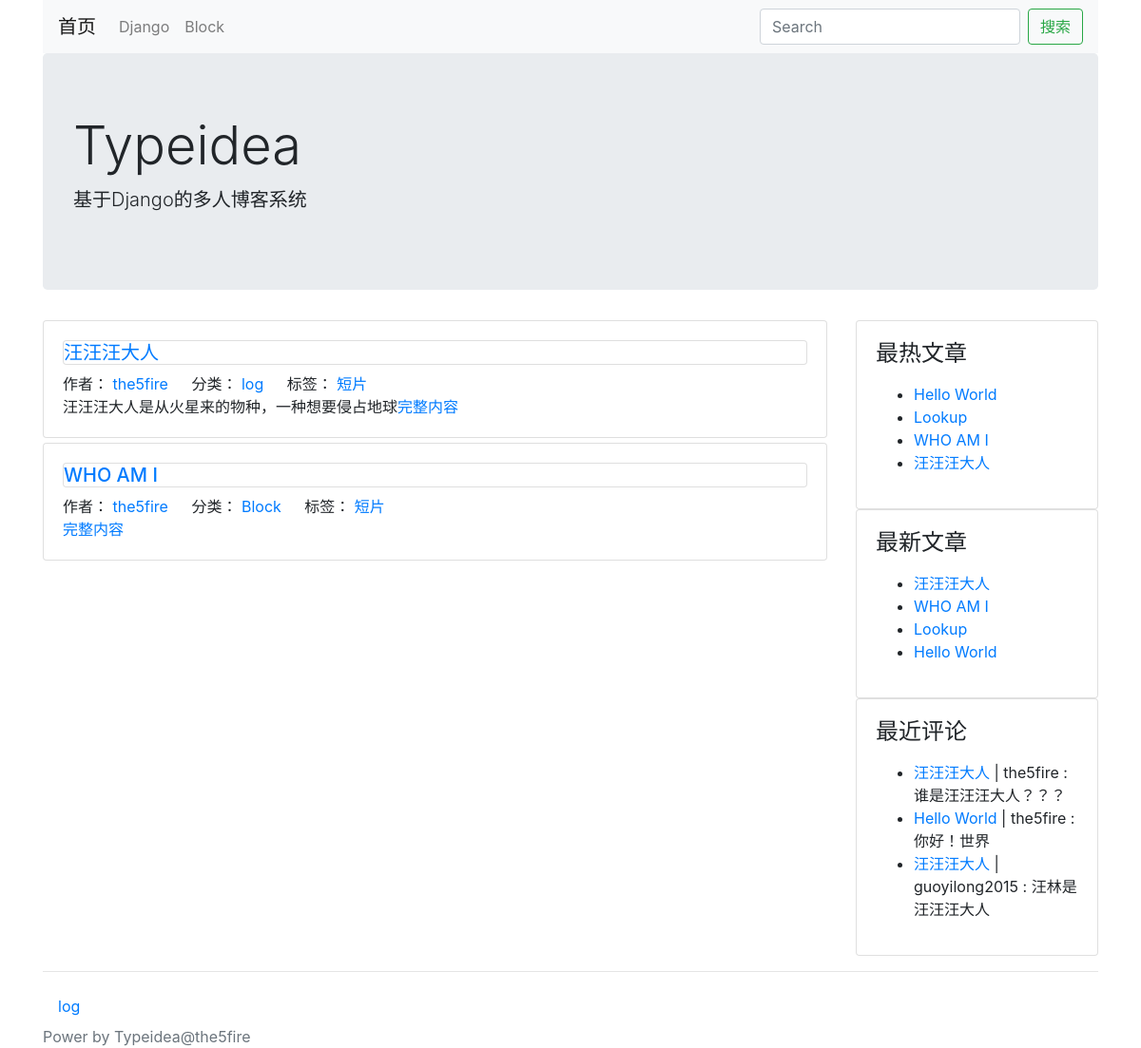
/tag/3/, run on the app's committed database.
### blog/models.py (models this page shows, shortened)
class Category(models.Model):
    STATUS_NORMAL = 1
    STATUS_DELETE = 0
    STATUS_ITEMS = (
        (STATUS_NORMAL,'正常'),
        (STATUS_DELETE,'删除'),
    )
    name = models.CharField(max_length=50, verbose_name="名称")
    status = models.PositiveIntegerField(default=STATUS_NORMAL,choices=STATUS_ITEMS, verbose_name="状态")
    is_nav = models.BooleanField(default=False,verbose_name="是否为导航")
    owner = models.ForeignKey(User,verbose_name="作者")
    created_time = models.DateTimeField(auto_now_add=True,verbose_name="创建时间")
    class Meta:
        verbose_name = verbose_name_plural = '分类'
    @classmethod
    def get_navs(cls):
        categories = cls.objects.filter(status = cls.STATUS_NORMAL)
        nav_categories = []
        normal_categories = []
        for cate in categories:
            if cate.is_nav:
                nav_categories.append(cate)
            else:
                normal_categories.append(cate)
        return {
            'navs':nav_categories,
            'categories':normal_categories,
        }

class Post(models.Model):
    STATUS_NORMAL = 1
    STATUS_DELETE = 0
    STATUS_DRAFT = 2
    STATUS_ITEMS = (
        (STATUS_NORMAL, '正常'),
        (STATUS_DELETE, '删除'),
        (STATUS_DRAFT,'草稿'),
    )
    pv = models.PositiveIntegerField(default=1)
    uv = models.PositiveIntegerField(default=1)
    title = models.CharField(max_length=255, verbose_name="标题")
    desc = models.CharField(max_length=1024,blank= True,verbose_name="摘要")
    content = models.TextField(verbose_name="正文",help_text="正文必须为 MarkDown 格式")
    status = models.PositiveIntegerField(default=STATUS_NORMAL, choices=STATUS_ITEMS, verbose_name="状态")
    category = models.ForeignKey(Category,verbose_name="分类")
    tag = models.ManyToManyField(Tag,verbose_name="标签")
    owner = models.ForeignKey(User, verbose_name="作者")
    created_time = models.DateTimeField(auto_now_add=True, verbose_name="创建时间")
    class Meta:
        verbose_name = verbose_name_plural = '文章'
        ordering = ['-id']
    @staticmethod
    def get_by_tag(tag_id):
        try:
            tag = Tag.objects.get(id = tag_id)
        except Tag.DoesNotExist:
            tag = None
            post_list = []
        else:
            post_list = tag.post_set.filter(status=Post.STATUS_NORMAL).select_related('owner','category')
        return post_list,tag
    @classmethod
    def latest_posts(cls):
        queryset = cls.objects.filter(status=cls.STATUS_NORMAL)
        return queryset
    @classmethod
    def hot_posts(cls):
        return cls.objects.filter(status=cls.STATUS_NORMAL).order_by('-pv')

class Tag(models.Model):
    STATUS_NORMAL = 1
    STATUS_DELETE = 0
    STATUS_ITEMS = (
        (STATUS_NORMAL, '正常'),
        (STATUS_DELETE, '删除'),
    )
    name = models.CharField(max_length=10, verbose_name="名称")
    status = models.PositiveIntegerField(default=STATUS_NORMAL, choices=STATUS_ITEMS, verbose_name="状态")
    is_nav = models.BooleanField(default=False, verbose_name="是否为导航")
    owner = models.ForeignKey(User, verbose_name="作者")
    created_time = models.DateTimeField(auto_now_add=True, verbose_name="创建时间")
    class Meta:
        verbose_name = verbose_name_plural = '标签'

### config/models.py (models this page shows, shortened)
class SideBar(models.Model):
    DISPLAY_HTML = 1
    DISPLAY_LATEST = 2
    DISPLAY_HOT = 3
    DISPLAY_COMMENT = 4
    SIDE_TYPE = (
        (DISPLAY_HTML,'HTML'),
        (DISPLAY_LATEST,'最新文章'),
        (DISPLAY_HOT,'最热文章'),
        (DISPLAY_COMMENT,'最近评论'),
    )
    STATUS_SHOW = 1
    STATUS_HIDE = 0
    STATUS_ITEMS = (
        (STATUS_SHOW, '展示'),
        (STATUS_HIDE, '隐藏'),
    )
    title = models.CharField(max_length=10, verbose_name="标题")
    display_type = models.PositiveIntegerField(default=1, choices=SIDE_TYPE, verbose_name="展示类型")
    content = models.CharField(max_length=500,blank=True, verbose_name="内容",help_text="如果设置的不是 HTML 类型，可为空")
    status = models.PositiveIntegerField(default=STATUS_SHOW,choices=STATUS_ITEMS,verbose_name="状态")
    owner = models.ForeignKey(User, verbose_name="作者")
    created_time = models.DateTimeField(auto_now_add=True, verbose_name="创建时间")
    class Meta:
        verbose_name = verbose_name_plural = '侧边栏'
    @classmethod
    def get_all(cls):
        return cls.objects.filter(status=cls.STATUS_SHOW)
    @property
    def content_html(self):
        from blog.models import Post
        from comment.models import Comment
        result = ''
        if self.display_type == self.DISPLAY_HTML:
            result = self.content
        elif self.display_type == self.DISPLAY_LATEST:
            context = {
                'posts':Post.latest_posts()
            }
            result = render_to_string('config/blocks/sidebar_posts.html',context)
        elif self.display_type == self.DISPLAY_HOT:
            context = {
                'posts': Post.hot_posts()
            }
            result = render_to_string('config/blocks/sidebar_posts.html', context)
        elif self.display_type == self.DISPLAY_COMMENT:
            context = {
                'comments': Comment.objects.filter(status=Comment.STATUS_NORMAL)
            }
            result = render_to_string('config/blocks/sidebar_comments.html', context)
        return result

### comment/models.py (models this page shows)
class Comment(models.Model):
    STATUS_NORMAL = 1
    STATUS_DELETE = 0
    STATUS_ITEMS = (
        (STATUS_NORMAL,'正常'),
        (STATUS_DELETE,'删除'),
    )
    target = models.ForeignKey(Post,verbose_name="评论目标",) #on_delete=models.CASCADE
    content=models.CharField(max_length=2000, verbose_name="内容")
    nickname = models.CharField(max_length=50,verbose_name="昵称")
    website = models.URLField(verbose_name="网站")
    email = models.EmailField(verbose_name="邮箱")
    status = models.PositiveIntegerField(default=STATUS_NORMAL,choices=STATUS_ITEMS, verbose_name="状态")
    created_time = models.DateTimeField(auto_now_add=True,verbose_name="创建时间")
    class Meta:
        verbose_name = verbose_name_plural = '评论'

### blog/views.py (the view)
# urls.py: url(r'^category/(?P<category_id>\d+)/$',post_list,name='category-list'),
def post_list(request,category_id=None,tag_id=None):
    tag = None
    category = None
    if tag_id:
        post_list,tag = Post.get_by_tag(tag_id)
    elif category_id:
        post_list ,category = Post.get_by_category(category_id)
    else:
        post_list = Post.latest_posts()
    context = {
        'category': category,
        'tag': tag,
        'post_list':post_list,
        'sidebars': SideBar.get_all(),
    }
    context.update(Category.get_navs())
    return render(request, 'blog/list.html', context=context)

### typeidea/themes/bootstrap/templates/blog/list.html (shortened to what this page needs)
{% extends "./base.html" %}
{% block main %}
    {% for post in post_list %}
        <div class="card post">
        <div class="card-body">
            <h5 class="card -title"><a href="{% url 'post-detail' post.id %}">{{ post.title }}</a></h5>
                <span class="card-link">作者：<a href="#"> {{ post.owner.username }}</a></span>
                <span class="card-link">分类：<a href="{% url 'category-list' post.category.id %}">
                    {{ post.category.name}}</a> </span>
                <span class="card-link">标签：
                    {% for tag in post.tag.all %}
                        <a href="{% url 'tag-list' tag.id %}">{{ tag.name }}</a>
                    {% endfor %}
                </span>
            <p class="card-text">{{ post.desc }}<a href="{% url 'post-detail' post.id %}">完整内容</a></p>
        </div>
        </div>
    {% endfor %}
{% endblock %}

### typeidea/themes/bootstrap/templates/blog/base.html (shortened to what this page needs)
<!DOCTYPE HTML>
<html lang="en">
<head>
    <link rel="stylesheet" href="http://cdn.bootcss.com/bootstrap/4.0.0/css/bootstrap.css">
</head>
<body>
<div class="container head">
<nav class="navbar navbar-expand-lg navbar-light bg-light">
    <a class="navbar-brand" href="/">首页</a>
    <div class="collapsed navbar-collapse" id="navbarSupportedContent">
        <ul class="navbar-nav mr-auto">
            {% for cate in navs %}
                <li class="nav-item">
                <a class="nav-link"  href="{% url 'category-list' cate.id %}">{{ cate.name }}</a>
                </li>
            {% endfor %}
        </ul>
    <form class="form-inline my-2 my-lg-0" method='GET'>
        <input class="form-control mr-sm-2" type="search" placeholder="Search"
            aria-label="Search">
        <button class="btn btn-outline-success" type="submit">搜索</button>
    </form>
    </div>
</nav>
<div class="jumbotron">
    <h1 class="display-4">Typeidea</h1>
    <p class="lead">基于Django的多人博客系统</p>
</div>
</div>
<div class="container main">
    <div class="row">
        <div class="col-9 post-list">
            {% block main %}
            {% endblock %}
        </div>
    <div class="col-3">
        {% block sidebar %}
        {% for sidebar in sidebars %}
        <div class="card sidebar">
            <div class="card-body">
                <h4 class="card-title">{{ sidebar.title }}</h4>
                <p>
                    {{ sidebar.content_html }}
                </p>
            </div>
        </div>
        {% endfor %}
        {% endblock %}
    </div>
    </div>
</div>
<footer class="footer">
    {% block footer %}
    <div class="container">
        <hr/>
        <nav class="nav category">
            {% for cate in categories %}
            <a href="{% url 'category-list' cate.id %}" class="nav-link">{{ cate.name }}</a>
            {% endfor %}
        </nav>
    </div>
<div class="container power">
    <span class="text-muted">Power by Typeidea@the5fire</span
</div>
{% endblock %}
</footer>
</body>
</html>

### typeidea/themes/bootstrap/templates/config/blocks/sidebar_posts.html
<ul>
    {% for post in posts %}
    <li><a href="/post/{{ post.id }}.html">{{ post.title }}</a>
    {% endfor %}
</ul>

### typeidea/themes/bootstrap/templates/config/blocks/sidebar_comments.html
<ul>
    {% for comment in comments %}
    <li><a href="/post/{{ comment.target_id }}.html">{{ comment.target.title }}</a> |
        {{ comment.nickname }} : {{ comment.content }}
    {% endfor %}
</ul>

### typeidea/themes/bootstrap/templates/blog/base.html (style rules this page uses)
.post { margin-bottom: 5px; }

### data on the page
Category: name "Django"
Category: name "Block"
Post: title "汪汪汪大人", owner.username "the5fire", category.name "log", desc "汪汪汪大人是从火星来的物种，一种想要侵占地球"
Tag: name "短片"
Post: title "WHO AM I", owner.username "the5fire", category.name "Block"
SideBar: title "最热文章"
Post: title "Hello World"
Post: title "Lookup"
SideBar: title "最新文章"
SideBar: title "最近评论"
Comment: target "汪汪汪大人", nickname "the5fire", content "谁是汪汪汪大人？？？"
Comment: target "Hello World", nickname "the5fire", content "你好！世界"
Comment: target "汪汪汪大人", nickname "guoyilong2015", content "汪林是汪汪汪大人"
Category: name "log"
